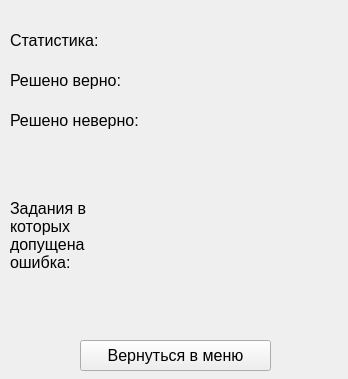
<?xml version="1.0" encoding="UTF-8"?>
<ui version="4.0">
 <class>Form</class>
 <widget class="QWidget" name="Form">
  <property name="geometry">
   <rect>
    <x>0</x>
    <y>0</y>
    <width>348</width>
    <height>379</height>
   </rect>
  </property>
  <property name="windowTitle">
   <string>Form</string>
  </property>
  <widget class="QLabel" name="label">
   <property name="geometry">
    <rect>
     <x>10</x>
     <y>20</y>
     <width>111</width>
     <height>41</height>
    </rect>
   </property>
   <property name="font">
    <font>
     <pointsize>12</pointsize>
    </font>
   </property>
   <property name="text">
    <string>Статистика:</string>
   </property>
  </widget>
  <widget class="QLabel" name="label_2">
   <property name="geometry">
    <rect>
     <x>10</x>
     <y>60</y>
     <width>111</width>
     <height>41</height>
    </rect>
   </property>
   <property name="font">
    <font>
     <pointsize>12</pointsize>
    </font>
   </property>
   <property name="text">
    <string>Решено верно:</string>
   </property>
  </widget>
  <widget class="QLabel" name="label_3">
   <property name="geometry">
    <rect>
     <x>10</x>
     <y>100</y>
     <width>131</width>
     <height>41</height>
    </rect>
   </property>
   <property name="font">
    <font>
     <pointsize>12</pointsize>
    </font>
   </property>
   <property name="text">
    <string>Решено неверно:</string>
   </property>
  </widget>
  <widget class="QLabel" name="label_4">
   <property name="geometry">
    <rect>
     <x>10</x>
     <y>190</y>
     <width>131</width>
     <height>91</height>
    </rect>
   </property>
   <property name="font">
    <font>
     <pointsize>12</pointsize>
    </font>
   </property>
   <property name="text">
    <string>Задания в которых допущена ошибка:</string>
   </property>
   <property name="wordWrap">
    <bool>true</bool>
   </property>
  </widget>
  <widget class="QLabel" name="right">
   <property name="geometry">
    <rect>
     <x>130</x>
     <y>60</y>
     <width>111</width>
     <height>41</height>
    </rect>
   </property>
   <property name="font">
    <font>
     <pointsize>12</pointsize>
    </font>
   </property>
   <property name="text">
    <string/>
   </property>
  </widget>
  <widget class="QLabel" name="wrong">
   <property name="geometry">
    <rect>
     <x>150</x>
     <y>100</y>
     <width>111</width>
     <height>41</height>
    </rect>
   </property>
   <property name="font">
    <font>
     <pointsize>12</pointsize>
    </font>
   </property>
   <property name="text">
    <string/>
   </property>
  </widget>
  <widget class="QLabel" name="wrongNumbers">
   <property name="geometry">
    <rect>
     <x>110</x>
     <y>210</y>
     <width>111</width>
     <height>41</height>
    </rect>
   </property>
   <property name="font">
    <font>
     <pointsize>12</pointsize>
    </font>
   </property>
   <property name="text">
    <string/>
   </property>
  </widget>
  <widget class="QPushButton" name="backbtn">
   <property name="geometry">
    <rect>
     <x>80</x>
     <y>340</y>
     <width>191</width>
     <height>31</height>
    </rect>
   </property>
   <property name="font">
    <font>
     <pointsize>12</pointsize>
    </font>
   </property>
   <property name="text">
    <string>Вернуться в меню</string>
   </property>
  </widget>
 </widget>
 <resources/>
 <connections/>
</ui>
